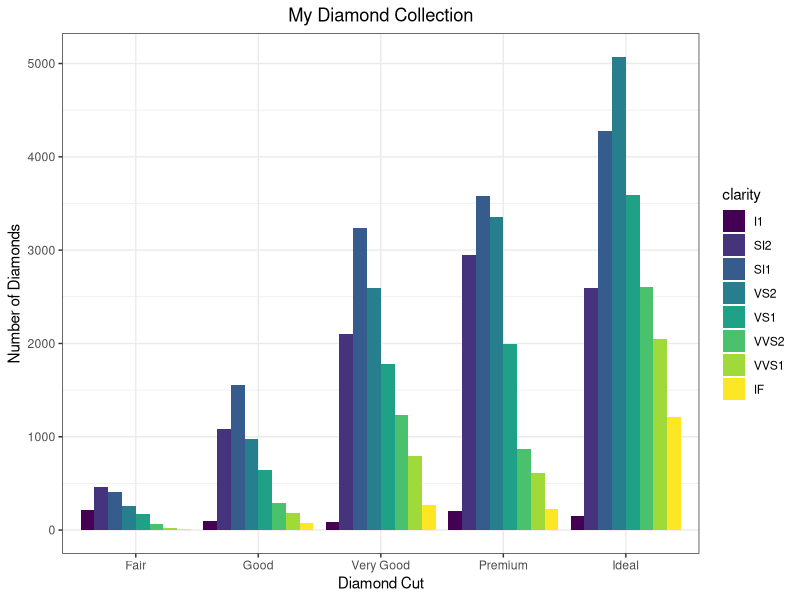
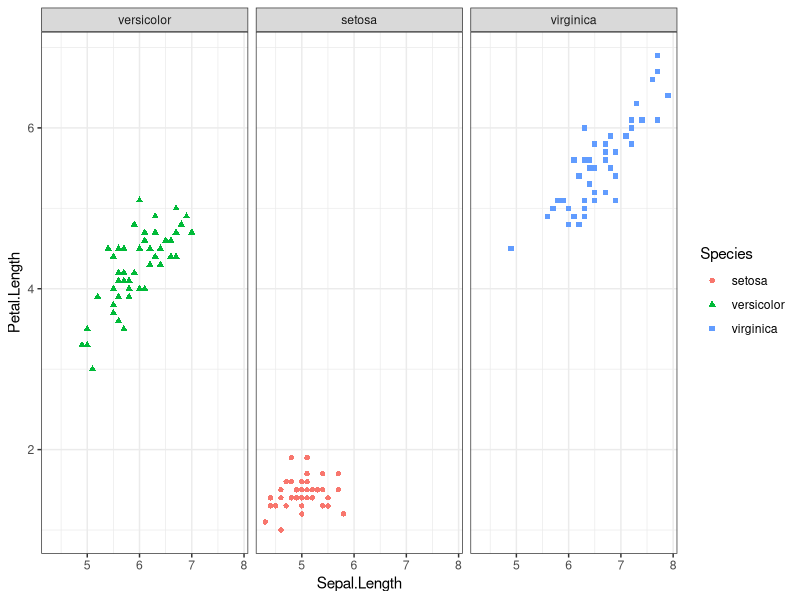
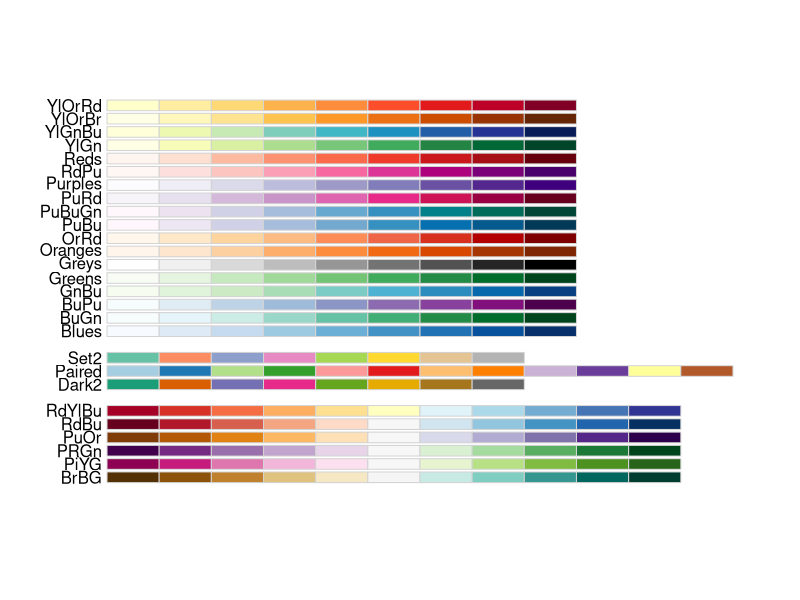

The R source for these figures, in order:
## ---- chunk 1
knitr::opts_chunk$set(echo = FALSE)
## ---- chunk 2
library("ggplot2")
library("magrittr") #so I can do some piping
data("diamonds")
data("mpg")
data("iris")
theme_set(theme_bw()) #I'll give you this one, you can set the theme individually for graphs
#or you can set the theme for all the graphs using theme_set()
#theme_bw() is best theme (IMO)

#for graph 3:
library("ggrepel")


## ---- chunk 3
data("diamonds")
#hint think about the *position* the bars are in...
## ---- chunk 4

ggplot(diamonds)+
  geom_bar(aes(cut, ..count.., fill = clarity), position = "dodge") + 
  labs(title = "My Diamond Collection", x = "Diamond Cut", y = "Number of Diamonds")+
  theme(plot.title = element_text(hjust = 0.5))

## ---- chunk 5
data("iris")
#this is of using the facets

ggplot(iris) + 
  geom_point(aes(x = Sepal.Length, y = Petal.Length, color = Species, shape = Species))+
  facet_wrap(factor(iris$Species, levels = c("versicolor","setosa","virginica")))

#geom_smooth(method=lm)
  

## ---- chunk 6

## ---- chunk 7
data("mpg")
corvette <- mpg[mpg$model == "corvette",]
#install
require("ggrepel") #useful for making text annotations better, hint hint
set.seed(42)
## ---- chunk 8

## ---- chunk 9
data(mpg)

#hint for the coloring, colorbrewer and you can set palette colors and make your graphs colorblind friendly
library(RColorBrewer)
display.brewer.all(colorblindFriendly = T) #take a look at the colorblindfriendly options
## ---- chunk 10
